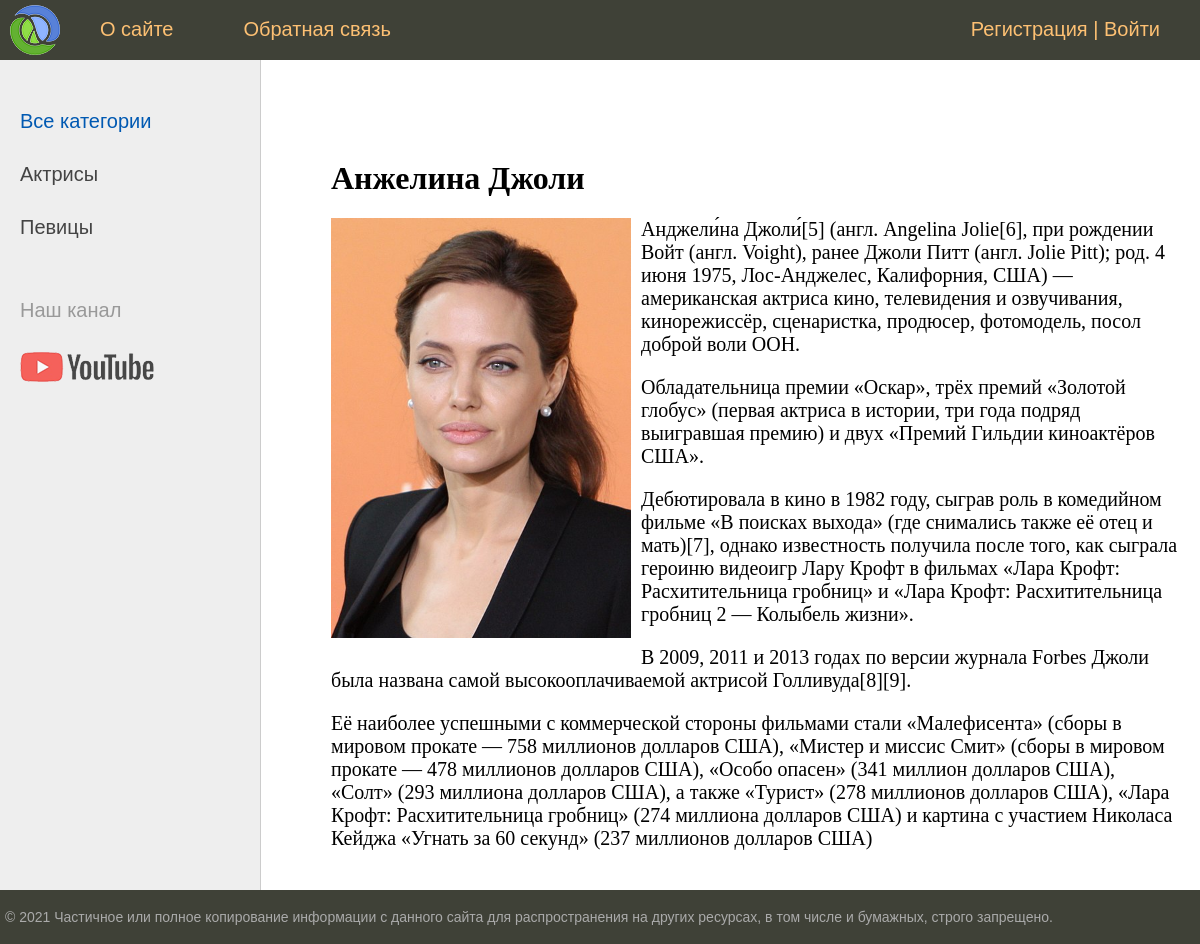
The page /post/anzhelina-dzholi on the database its author committed.
### women/models.py (models this page shows, shortened)
class Category(models.Model):
    name = models.CharField(max_length=20, db_index=True, verbose_name='Категория')
    slug = models.SlugField(max_length=255, unique=True, db_index=True, verbose_name='URL')
    def get_absolute_url(self):
        return reverse('category', kwargs={'cat_slug': self.slug})
    class Meta:
        verbose_name = 'Категории'
        verbose_name_plural = 'Категории'
        ordering = ['id']

class Women(models.Model):
    title = models.CharField(max_length=255, verbose_name='Заголовок')
    slug = models.SlugField(max_length=255, unique=True, db_index=True, verbose_name='URL')
    content = models.TextField(blank=True, verbose_name='Текст статьи')
    photo = models.ImageField(upload_to="photos/%Y/%m/d%", verbose_name='Фото')
    time_create = models.DateTimeField(auto_now_add=True, verbose_name='Время создания')
    time_update = models.DateTimeField(auto_now=True, verbose_name='Время изменения')
    is_published = models.BooleanField(default=True, verbose_name='Опубликовано')
    cat = models.ForeignKey('Category', on_delete=models.PROTECT, verbose_name='Категория')
    def __str__(self):
        return self.title
    class Meta:
        verbose_name = 'Известные женщины'
        verbose_name_plural = 'Известные женщины'
        ordering = ['id']

### women/views.py (the view)
# urls.py: path('post/<slug:post_slug>', ShowPost.as_view(), name='post'),
class ShowPost(DataMixin, DetailView):
    model = Women
    template_name = 'women/post.html'
    slug_url_kwarg = 'post_slug'
    context_object_name = 'post'
    def get_context_data(self, *, object_list=None, **kwargs):
        context = super().get_context_data(**kwargs)
        c_def = self.get_user_context(title=context['post'])
        return dict(list(context.items()) + list(c_def.items()))

### women/utils.py (called while the page is built)
    def get_user_context(self, **kwargs):
        context = kwargs
        cats = Category.objects.annotate(Count('women'))
        user_menu = menu.copy()
        if not self.request.user.is_authenticated:
            user_menu.pop(1)
        context['menu'] = user_menu
        context['cats'] = cats
        if 'cat_selected' not in context:
            context['cat_selected'] = 0
        return context

### women/templates/women/post.html
{% extends 'women/base.html' %}
{% block content %}
<h1>{{post.title}}</h1>
{% if post.photo %}
<p><img class="img-article-left" src="{{post.photo.url}}"></p>
{% endif %}
{{post.content|linebreaks}}
{% endblock %}

### women/templates/women/base.html (shortened to what this page needs)
{% load static %}
{% load women_tags %}
<!DOCTYPE html>
<html>
<head>
	<link type="text/css" href="{% static 'women/css/styles.css' %}" rel="stylesheet" />
</head>
<body>
<table class="table-page" border=0 cellpadding="0" cellspacing="0">
<tr><td valign=top>
{% block mainmenu %}
		<div class="header">
			<ul id="mainmenu" class="mainmenu">
			<li class="logo"><a href="{% url 'home' %}"><div class="logo"></div></a></li>
{% for m in menu %}
			<li><a href="{% url m.url_name %}">{{m.title}}</a></li>
{% endfor %}
				{% if request.user.is_authenticated %}
				<li class="last">{{user.username}} | <a href="{% url 'logout' %}">Выйти</a></li>
				{% else %}
				<li class="last"><a href="{% url 'register' %}">Регистрация</a> | <a href="{% url 'login' %}">Войти</a></li>
				{% endif %}
			</ul>
		</div>
{% endblock mainmenu %}
<table class="table-content" border=0 cellpadding="0" cellspacing="0">
<tr>
	<td valign="top" class="left-chapters">
	<ul id="leftchapters">
{% if cat_selected == 0 %}
		<li class="selected">Все категории</li>
{% else %}
		<li><a href="{% url 'home' %}">Все категории</a></li>
{% endif %}
{% for c in cats %}
{% if c.women__count > 0 %}
	{% if c.pk == cat_selected %}
		<li class="selected">{{c.name}}</li>
	{% else %}
		<li><a href="{{ c.get_absolute_url }}">{{c.name}}</a></li>
	{% endif %}
{% endif %}
{% endfor %}
		<li class="share">
		<p>Наш канал</p>
		<a class="share-yt" href="https://www.youtube.com/channel/UClJzWfGWuGJL2t-3dYKcHTA/playlists" target="_blank" rel="nofollow"></a>
		</li>
	</ul>
</td>
<td valign="top" class="content">
	<div class="content-text">
{% block content %}
{% endblock %}
	</div>
</td></tr></table>
</td></tr>
<tr><td valign=top>
	<div id="footer">
		<p>&copy; 2021 Частичное или полное копирование информации с данного сайта для распространения на других ресурсах, в том числе и бумажных, строго запрещено.</p>
	</div>
</td></tr></table>
</body>
</html>

### women/static/women/css/styles.css (style rules this page uses)
html, body { font-family: 'Arial'; margin: 0; padding: 0; height: 100%; width: 100%; color: #444; }
a { color: #0059b2; text-decoration: none; }
img { max-width: 600px; height: auto; }
img.img-article-left { max-width: 300px; height: auto; float: left; padding: 0 10px 10px 0; }
.table-page { width: 100%; height: 100%; vertical-align: top; }
.table-page tr { height: 100%; }
.header { background: #3F4137; height: 60px; }
.logo { background: url('../images/logo.png') no-repeat 10px 5px; width: 70px; height: 60px; }
ul.mainmenu { list-style: none; margin: 0; padding: 0; height: 60px; color: #fdc073; font-size: 20px; overflow: hidden; }
ul.mainmenu li { float: left; margin: 18px 40px 0 30px; }
ul.mainmenu li.logo { margin: 0; }
ul.mainmenu li.last { float: right; }
ul.mainmenu li a { color: #fdc073; text-decoration: none; }
.table-content { width: 100%; min-height: 100%; height: 100%; }
.left-chapters { margin: 0; background: #eee; border-right: 1px solid #ccc; min-height: 100%; }
.left-chapters ul { width: 230px; min-height: 100%; margin: 0; padding: 20px 10px 10px 20px; list-style: none; font-size: 20px; }
.left-chapters ul li { margin: 30px 0 0 0; color: #999; }
.left-chapters ul li.selected { color: #0059b2; }
.left-chapters ul li a { color: #444; text-decoration: none; }
.left-chapters ul li.share { margin: 60px 0 0 0; }
.left-chapters ul li.share p { margin: 30px 0 30px 0; }
.left-chapters ul li.share a { display: inline-block; width: 40px; height: 40px; margin: 0 20px 0 0; }
.left-chapters ul li.share a.share-yt { width: 100%; height: 30px; background: url('../images/share_yt.png') no-repeat 0 0 }
.content { padding: 40px 20px 20px 40px; width: 100%; box-sizing: border-box; }
.content-text { margin: 60px 0 0 30px; color: #000; font-size: 20px; font-family: Yandex Sans Display Light; }
.content-text h1 { font-size: 32px; }
#footer { box-sizing: border-box; background: #3F4137; padding: 5px; color: #aaa; font-size: 14px; font-family: Verdana, Geneva, Arial, Helvetica; text-align: left; overflow: hidden; }

### rows shown on the page
Category: name "Актрисы"
Category: name "Певицы"
Women: title "Анжелина Джоли", photo (picture), content "Анджели́на Джоли́[5] (англ. Angelina Jolie[6], при рождении Войт (англ. Voight), ранее Джоли Питт (англ. Jolie Pitt); род. 4 июня 1975, Лос-Анджелес, Калифорния, США) — американская актриса кино, телевидения и озвучивания, кинорежиссёр, сценаристка, продюсер, фотомодель, посол доброй воли ООН. Обладательница премии «Оскар», трёх премий «Золотой глобус» (первая актриса в истории, три года подряд выигравшая премию) и двух «Премий Гильдии киноактёров США». Дебютировала в кино в 1982 году, сыграв роль в комедийном фильме «В поисках выхода» (где снимались также её отец и мать)[7], однако известность получила после того, как сыграла героиню видеоигр Лару Крофт в фильмах «Лара Крофт:…"

### other values the page prints
{{ m.title }} "О сайте" "Обратная связь"
